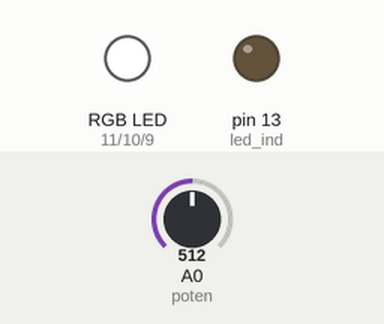
A sketch run on a simulated Arduino Uno, built with avr-gcc and run on an emulated ATmega328P. Shown: an RGB LED mixed from three pins (HIGH = lit), output pins drawn as LEDs (lit = HIGH). Dashed ring = blinking. The inputs (shaded band) are chosen by the test bench; at power-on: A0 (poten) = 512.

Above: at 0.5 s.
At 2.2 s:
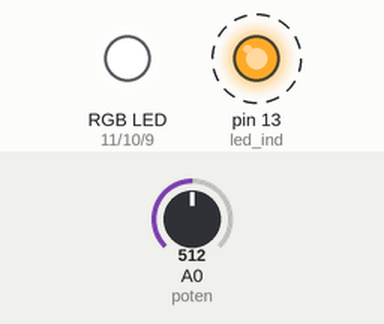
Timing chart, 0 to 3.0 s (numbered marks = the images above):
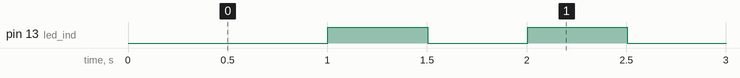

The sketch:

INC_2014_Spring_test_lampe.ino
```cpp
// (licence header left out)
//**** Global variables used for global parameters
// Inputs :
int poten = A0; // Potentiometer
int sw = 2; // User button
// Ouputs :
int led_ind = 13;   // Arduino LED
int led_blue = 9;   // RGB LEDs
int led_green = 10; //    "
int led_red = 11;   //    "
// Shared variables
int blink_state = 0;
boolean alive_state = false;
int sensor_value = 0;
boolean light_up = false;
// Program parameters
unsigned long alive_period = 500;
unsigned long serial_period = 50;
unsigned long read_sensor_period = 200;
#define SERIAL_BUF_SIZE 10

// This function is called one time when the arduino starts
void setup() {
  // Set output pins as outputs
  pinMode(led_ind, OUTPUT);
  pinMode(led_blue, OUTPUT);
  pinMode(led_green, OUTPUT);
  pinMode(led_red, OUTPUT);

  // Set default values for outputs (all LEDs OFF)
  digitalWrite(led_ind, LOW);
  digitalWrite(led_blue, HIGH);
  digitalWrite(led_red, HIGH);
  digitalWrite(led_green, HIGH);

  // Open the serial link at 115200 bps
  Serial.begin(9600);
}

// This function is called continuously when the arduino runs
void loop() {
  i_m_alive_loop();
  read_sensor_loop();
  serial_loop();
}

// Simple task to indicate that the code is not stuck somewhere
void i_m_alive_loop() {
  // This static variable will keep its value between different calls to this function
  //  but like all local variables won't be accessible from the outside of this function.
  static unsigned long last_time = 0;

  // Get the number of milliseconds ellapsed since the start of the arduino
  unsigned long cur_time = millis();

  // Only do something if a sufficient amount of time has passed by
  //  (and don't block the program to wait if not)
  if (cur_time - last_time > alive_period) {
    // Things to do periodically
    if (alive_state) {
      digitalWrite(led_ind, HIGH);
    } else {
      digitalWrite(led_ind, LOW);
    }
    alive_state = !alive_state;

    // Keep track of the last time the task was executed
    last_time = cur_time;
  }
}

// Manage the serial communication with the central system
void serial_loop() {
  // This static variable will keep its value between different calls to this function
  //  but like all local variables won't be accessible from the outside of this function.
  static unsigned long last_time = 0;
  static unsigned char buffer[SERIAL_BUF_SIZE];
  static unsigned char buffer_ind = 0;

  // Get the number of milliseconds ellapsed since the start of the arduino
  unsigned long cur_time = millis();

  // Only do something if a sufficient amount of time has passed by
  //  (and don't block the program to wait if not)
  if (cur_time - last_time > serial_period) {
    while (Serial.available() > 0) {
      buffer[buffer_ind] = Serial.read();
      if (buffer[buffer_ind] == '\r') {
        // process command
        if (buffer_ind == 4) {
          // correct packet size
          if (buffer[0] == 'B' && buffer[1] == 'T') {
            switch (buffer[2] - '0') {
              case 0:
                digitalWrite(led_blue, buffer[3] == 'D' ? LOW : HIGH);
                if (buffer[3] == 'D') {
                  light_up = !light_up;
                }
                break;
              case 1:
                digitalWrite(led_red, buffer[3] == 'D' ? LOW : HIGH);
                break;
              case 2:
                digitalWrite(led_green, buffer[3] == 'D' ? LOW : HIGH);
                break;
               default:
                 // shouldn't happen
                 break;
            }
          } else if (buffer[0] == 'L' && buffer[1] == 'I' && buffer[2] == '1' && buffer[3] == '?') {
            if (light_up) {
              Serial.print("LI1U\r");
            } else {
              Serial.print("LI1D\r");
            }
          }
        }
        buffer_ind = 0;
      } else {
        buffer_ind++;
        if (buffer_ind >= SERIAL_BUF_SIZE) {
          buffer_ind = 0;
        }
      }
    }
    last_time = cur_time;
  }
}

// This task reads the sensor input and relays the value to the computer
void read_sensor_loop() {
  // This static variable will keep its value between different calls to this function
  //  but like all local variables won't be accessible from the outside of this function.
  static unsigned long last_time = 0;

  // Get the number of milliseconds ellapsed since the start of the arduino
  unsigned long cur_time = millis();

  // Only do something if a sufficient amount of time has passed by
  //  (and don't block the program to wait if not)
  if (cur_time - last_time > read_sensor_period) {
    // Read the potentiometer input
    sensor_value = analogRead(poten);

    last_time = cur_time;
  }
}
```

Measured:
- by itself, pin 13 (led_ind): alternates HIGH for 0.50 s and LOW for 0.50 s
